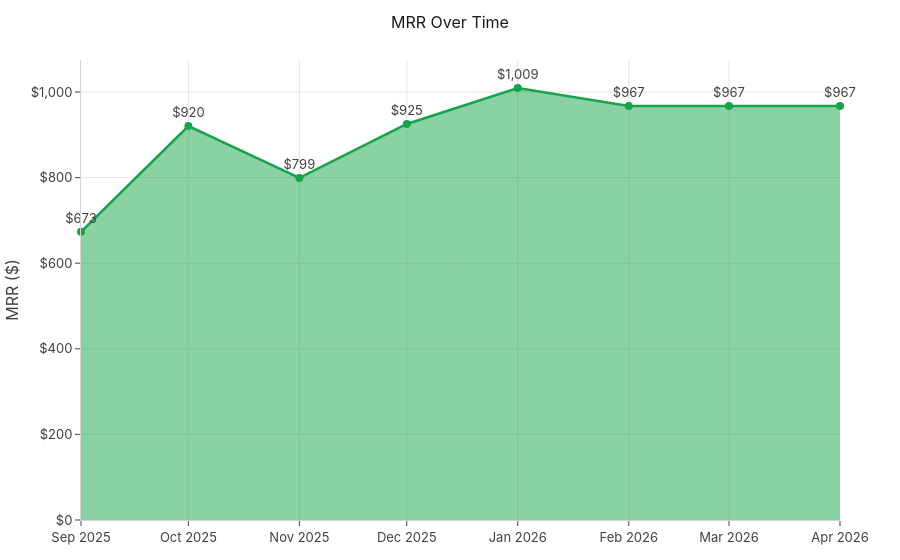

Here is the notebook cell this chart was saved with:
### Code cell
reports.mrr.plot_trend(reports.mrr.trend(tm, START, END))

### Figure 1 — Plotly figure (JSON) as saved in the notebook; plotly's stock layout.template omitted (floating-point values rounded to 4 significant figures)
{"data": [{"fill": "tozeroy", "line": {"color": "#16A34A", "width": 2.5}, "marker": {"size": 8}, "mode": "lines+markers+text", "text": ["$673", "$920", "$799", "$925", "$1,009", "$967", "$967", "$967"], "textposition": "top center", "type": "scatter", "x": ["2025-09", "2025-10", "2025-11", "2025-12", "2026-01", "2026-02", "2026-03", "2026-04"], "y": [673.3, 920.3, 799.3, 925.3, 1009.0, 967.3, 967.3, 967.3]}], "layout": {"title": {"text": "MRR Over Time"}, "yaxis": {"rangemode": "tozero", "tickformat": ",", "tickprefix": "$", "title": {"text": "MRR ($)"}}}}
